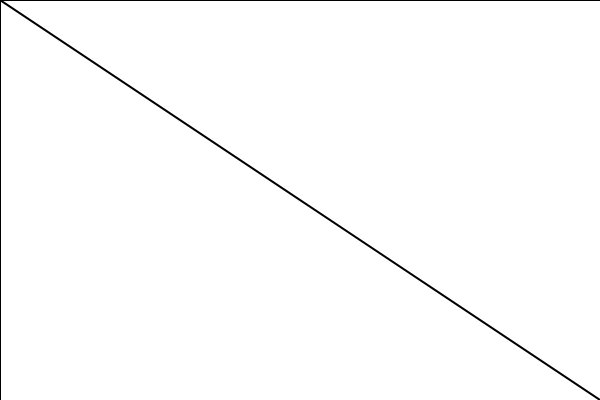
Frame 1 (no input)
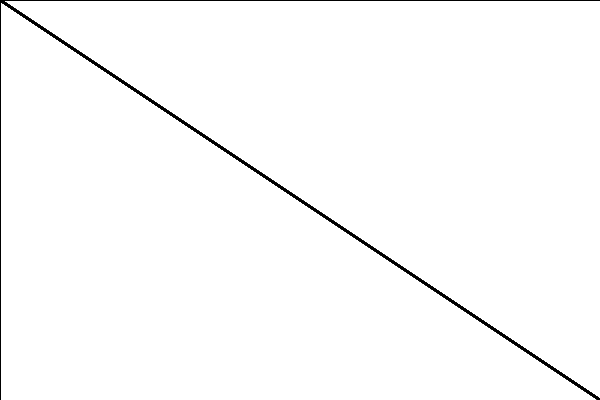
Frame 60 (no input)
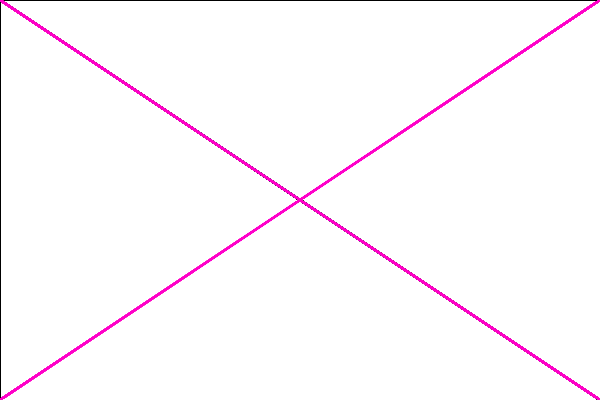
Frame 120 (the mouse pressed at the canvas centre since frame 60)

The p5.js sketch that drew these frames (run headless with seeded random() and noise() and a simulated clock; from frame 60 on, the mouse is pressed at the canvas centre):

// p5.js sketch
// ── sketch.js
function setup() {
  createCanvas(600, 400);
}

function draw() {
 stroke(mouseX,0,mouseY);  
strokeWeight(2);
  line(0,0,mouseX,mouseY);
    line(600,400,mouseX,mouseY);
  line(600,0,mouseX,mouseY);
  line(0,400,mouseX,mouseY);

}
